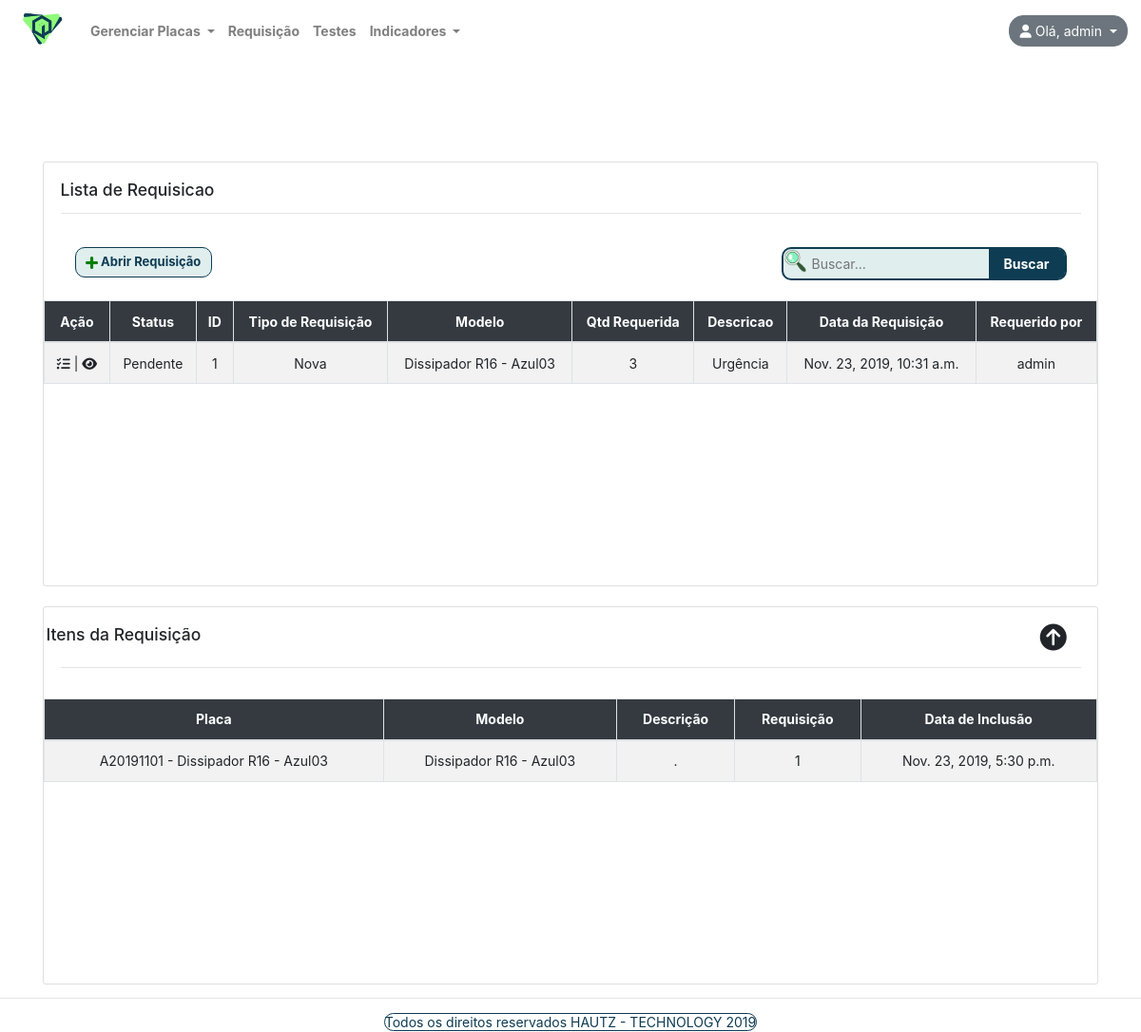
/requisicao/lista-requisicao/detail/1 (signed in), run on the app's committed database.
### contas/models/usuario.py (models this page shows, shortened)
class Usuario(AbstractBaseUser):
    username = models.CharField(
        "Nome de Usuário",
        max_length=120,
        unique=True
    )
    data_expiracao = models.DateField(
        "Data Expiração",
        null=True
    )
    tipo = models.CharField(
        "Tipo de Usuário",
        max_length=1,
        choices = TIPOS
    )
    objects = UsuarioManager()
    USERNAME_FIELD =  'username'
    REQUIRED_FIELDS = []
    def __str__(self):
        return self.username
    class Meta:
        db_table = 'USUARIO'

### requisicao/models/requisicao.py (models this page shows, shortened)
class Cadastro_Requisicao(models.Model):
    TIPO_CHOICES = (
        ("Nova", "Nova"),
        ("Retorno", "Retorno")
    )
    STATUS_CHOICES = (
        ("Pendente", "Pendente"),
        ("Em Andamento", "Em Andamento"),
        ("Finalizado", "Finalizado")
    )
    Tipo_Req = models.CharField( #Tipo de Requisição
        'Tipo de requisicao',
        max_length=30,
        choices=TIPO_CHOICES
        )
    Modelo = models.ForeignKey( # Modelo
        'placas.modelo_placas',
        related_name='Modelo_placas_modelo',
        on_delete = models.PROTECT,
        limit_choices_to= {'Ativo': True} #Limita somente a modelos ativos
    )
    Qtd_requerida = models.IntegerField(
        'Qtd Requerida'
    )
    Qtd_atendida = models.IntegerField(
        'Qtd Atendida',
        default = int(),
        editable = False
    )
    Status = models.CharField(
        default="Pendente"
        'Status',
        max_length=20,
        choices=STATUS_CHOICES
    )
    Descricao = models.TextField(
        'Descrição da requisição'
    )
    Data_requisicao = models.DateTimeField(
        auto_now_add = True
    )
    Data_alteracao_requisicao = models.DateTimeField(
        auto_now = True
    )
    username = models.ForeignKey(
        'contas.usuario',
        related_name='contas_usuario_username_requisicao',
        on_delete=models.PROTECT,
        editable = False,
        default = ""
    )
    def __str__(self):
        return '{}'.format(self.id)
    class Meta:
        db_table = 'CADASTRO_REQUISICAO'

class Item_requisicao(models.Model):
    Numero_serie = models.OneToOneField(
        'placas.cadastro_placas',
        verbose_name = 'Número de Série',
        related_name='cadastro_placas_numero_serie',
        on_delete=models.PROTECT,
        null = False,
        blank = False
    )
    Descricao = models.CharField(
        'Descrição do item',
        max_length = 100,
        blank = True
    )
    Requisicao = models.ForeignKey(
        'requisicao.cadastro_requisicao',
        verbose_name = 'Requisição',
        related_name='cadastro_requisicao_id',
        on_delete = models.PROTECT
    )
    Etapa_teste = models.CharField(
        'Etapa do Teste',
        blank = True,
        null = True,
        max_length = 20,
        default='Pendente'
    )
    Status_teste = models.CharField(
        'Status do teste',
        blank = True,
        null = True,
        max_length = 20,
        default='Pendente'
    )
    Data_item = models.DateTimeField(
        auto_now_add = True
    )
    username = models.ForeignKey(
        'contas.usuario',
        related_name='contas_usuario_username_item',
        on_delete = models.PROTECT,
        editable = False,
        default = ""
    )
    class Meta:
        db_table = 'ITEM_REQUISICAO'

### placas/models/modelo_placas.py (models this page shows)
class Modelo_placas(models.Model):
    Modelo = models.CharField(
        'modelo',
        max_length=120
    )
    Descricao = models.CharField(
        'Descrição',
        max_length=200
    )
    Ativo = models.BooleanField(
        'Modelo Ativo',
        default=True
    )
    def __str__(self):
        return '{} - {}'.format(self.Modelo, self.Descricao)
    class Meta:
        db_table = 'MODELO_PLACAS'
        constraints = [
            models.UniqueConstraint(fields=['Modelo', 'Descricao'], name="Constraint_modelo")
        ]

### placas/models/cadastro_placas.py (models this page shows)
class Cadastro_placas(models.Model):
    Numero_serie = models.CharField(
        'Número de série',
        max_length=120,
        unique=True
    )
    Modelo = models.ForeignKey(
        'placas.modelo_placas',
        related_name='modelo_placas_modelo',
        on_delete = models.PROTECT,
        null = True,
        limit_choices_to= {'Ativo': True} #Limita somente a modelos ativos
    )
    Revisao_lm = models.IntegerField(
        'Revisao LM'
    )
    Lote_numero = models.ForeignKey(
            'placas.cadastro_lote',
            related_name='Lote_numero_lote',
            on_delete = models.PROTECT,
            null=True,
            limit_choices_to= {'Ativo': True} #Limita somente a modelos ativos
        )
    Observacao = models.TextField(
        'Observação',
        blank=True
    )
    Ativo = models.BooleanField(
        'Placa Ativa',
        default=True
    )
    def __str__(self):
        return '{} - {}'.format(self.Numero_serie, self.Modelo)
    class Meta:
        db_table = 'CADASTRO_PLACAS'
        constraints = [
            models.UniqueConstraint(fields=['Numero_serie'], name="Constraint_placas")
        ]

### requisicao/views.py (the view)
# urls.py: path('lista-requisicao/', views.lista_requisicao, name="lista-requisicao"),
@login_required(login_url='/entrar')
def lista_requisicao(request, id=None, id_req=None ):
    pesquisa = request.GET.get("pesquisa", None)
    if pesquisa:
        list_requisicao = Cadastro_Requisicao.objects.all()
        list_requisicao = list_requisicao.filter(
            Q(Tipo_Req__icontains=pesquisa) |
            Q(id__icontains=pesquisa) |
            Q(Modelo__icontains=pesquisa)
        )
    else:
        list_requisicao = Cadastro_Requisicao.objects.all()
        itens = Item_requisicao.objects.filter(Requisicao=id_req)
    context = {
        'list_requisicao': list_requisicao,
        'list_itens': itens
    }
    return render(request, "requisicao/lista-requisicao.html", context)

### indicadores/context_processors.py (called while the page is built)
def menu_indicadores(requets):
    return {
        "Menu_indicadores": Menu_indicadores.objects.all()
    }

### placas/context_processors.py (called while the page is built)
def menu_placas(requets):
    return {
        "Menu_placas": Menu_placas.objects.all()
    }

### testes/context_processors.py (called while the page is built)
def menu_testes(requets):
    return {
        "lista_testes": Menu_testes.objects.all()
    }

### requisicao/templates/requisicao/lista-requisicao.html (shortened to what this page needs)
{% extends "base.html" %}
{% load static %}
{% load crispy_forms_tags %}
{% block conteudo %}
<div class="container">
  <div class="row">
    <div class="col-lg-12 col-md-12 col-sm-12 col-xs-12">
      <div class="card">
        <div class="card-body">
          <h5 class="card-title">Lista de Requisicao</h5>
          <hr /></br>
          <div class="container">
            <a href="{% url 'requisicao:cadastrar-requisicao' %}" class="btn btn-success mb-2 btn-personal">
              <img src="{% static 'placas/images/acrescer-png.png' %}" width=13> Abrir Requisição
            </a>
            <form class="form-inline float-lg-right">
              <div class="divBusca ">
                <img class="divBuscaimg " src="{% static 'images/lupa2.png' %}" alt="Buscar" width="25" />
                <input type="text" class="txtBusca embed-responsive" name="pesquisa" id="txtBusca"
                  placeholder="Buscar..." />
                <button type="submit" id="btnBusca" class="btnBusca embed-responsive">Buscar</button>
              </div>
            </form>
          </div>
        </div>
        {% if list_requisicao|length > 0  %}
        <div style="overflow: auto; height: 300px">
          <table class="table table-striped table-bordered table-hover" role="grid"
            aria-describedby="dynamic-table_info">
            <thead class="bg-dark text-white">
              <tr class="text-center">
                <th>Ação</th>
                <th>Status</th>
                <th>ID</th>
                <th>Tipo de Requisição</th>
                <th>Modelo</th>
                <th>Qtd Requerida</th>
                <th>Descricao</th>
                <th>Data da Requisição</th>
                <th>Requerido por</th>
              </tr>
            </thead>
            <tbody>
              {% for requisicao in list_requisicao %}
              <tr class="text-center">
                <td>
                  <a href="{% url 'requisicao:cadastrar-item-requisicao' requisicao.id %}" class="fas fa-tasks"></a> |
                  <a href="{% url 'requisicao:lista-requisicao-detail' requisicao.id %}#2" class="fas fa-eye"></a>
                </td>
                <td>{{ requisicao.Status }}</td>
                <td>{{ requisicao.id }}</td>
                <td>{{ requisicao.Tipo_Req }} </td>
                <td>{{ requisicao.Modelo }} </td>
                <td>{{ requisicao.Qtd_requerida }}</td>
                <td>{{ requisicao.Descricao }}</td>
                <td>{{ requisicao.Data_requisicao }}</td>
                <td>{{ requisicao.username }}</td>
              </tr>
              {% endfor %}
            </tbody>
          </table>
        </div>
        {% else %}
        <div class="text-center mt-5 mb-5 jumbotron">
          <h5>Nenhuma <code>requisicao</code> realizada ainda </br>ou a pesquisa não retornou resultado.</h5>
        </div>
        <hr />
        {% endif %}
      </div>
    </div>
  </div>
</div>
</div>
{% if list_itens|length > 0 %}
<div class="container">
  <div class="row">
    <div class="col-lg-12 col-md-12 col-sm-12 col-xs-12">
      <div class="card">
        <div class="card-body">
          <div class="row">
            <h5 class="card-title">Itens da Requisição</h5>
           <span style="fontsize: 2px; margin-left: 80%"><a href="{% url 'requisicao:lista-requisicao'  %}" class="fas fa-arrow-circle-up fa-2x"></a></span>
          </div>
        <hr/>
        </div>
        <div style="overflow: auto; height: 300px" id="2">
          <table class="table table-striped table-bordered table-hover" role="grid"
            aria-describedby="dynamic-table_info">
            <thead class="bg-dark text-white">
              <tr class="text-center">
                <th>Placa</th>
                <th>Modelo</th>
                <th>Descrição</th>
                <th>Requisição</th>
                <th>Data de Inclusão</th>
              </tr>
            </thead>
            <tbody>
              {% for item in list_itens %}
              <tr class="text-center">
                <td>{{ item.Numero_serie }}</td>
                <td> {{ item.Numero_serie.Modelo }} </td>
                <td>{{ item.Descricao }}</td>
                <td>{{ item.Requisicao }}</td>
                <td>{{ item.Data_item }}</td>
              </tr>
              {% endfor %}
            </tbody>
          </table>
        </div>
      </div>
    </div>
  </div>
</div>
{% endif %}
{% endblock conteudo %}

### core/templates/base.html (shortened to what this page needs)
{% load static %}
<!DOCTYPE html>
<html lang="pt-br">
<head>
    <link rel="stylesheet" href="https://stackpath.bootstrapcdn.com/bootstrap/4.3.1/css/bootstrap.min.css"
>
    <link rel="stylesheet"href="//maxcdn.bootstrapcdn.com/font-awesome/4.3.0/css/font-awesome.min.css">
    <link rel="stylesheet" type="text/css" href="{% static 'css/personal.css' %}" />
</head>
<header>
    <body class="css-body">
        <nav class="navbar navbar-expand-sm navbar-light font-weight-bold bg-transparent">
            <a class="navbar-brand" href="{% url 'core:home' %}">
                <img src="{% static 'logo_genesisq.png' %}" width="60" />
            </a>
            {% if user.is_authenticated %}
            <div class="collapse navbar-collapse" id="navbarSupportedContent">
                <ul class="navbar-nav mr-auto">
                    <li class="nav-item dropdown ">
                        <a class="nav-link dropdown-toggle" href="#" id="navbarDropdown" role="button"
                            data-toggle="dropdown" aria-haspopup="true" aria-expanded="false">
                            Gerenciar Placas
                        </a>
                    </li>
                    <li class="nav-item">
                        <a class="nav-link" href="{% url 'requisicao:requisicao' %}">Requisição</a>
                    </li>
                    <li class="nav-item">
                        <a class="nav-link" href="{% url 'testes:lista-itens-teste' %}">Testes</a>
                    </li>
                    <li class="nav-item dropdown">
                        <a class="nav-link dropdown-toggle" href="#" id="navbarDropdown" role="button"
                            data-toggle="dropdown" aria-haspopup="true" aria-expanded="false">
                            Indicadores
                        </a>
                    </li>
                </ul>
                <div class="dropdown">
                    <button class="btn btn-secondary dropdown-toggle" type="button" id="dropdownMenuButton"
                        data-toggle="dropdown" aria-haspopup="true" aria-expanded="false" style="border-radius: 15px;">
                        <i class="fas fa-user " alt="foto do usuário"></i>
                        Olá, {{ user }}
                        </a></button>
                </div>
                {% else %}
                <a class="navbar-brand" href="{% url 'core:home' %}">GenesisQ</a>
                <ul class="navbar-nav ml-auto">
                    <a role="button" href="{% url 'core:entrar' %}" class="btn btn btn-success">Entrar</a>
                </ul>
                {% endif %}
        </nav>
</header>
<main>
    <div class="container-fluid">
        <div class="row">
            {% block conteudo %}
            {% endblock conteudo %}
        </div>
</main>
</body>
<footer class="text-center">
    <hr />
    <a class="bg-text-blue"> Todos os direitos reservados HAUTZ - TECHNOLOGY 2019 </a>
</footer>
</html>

### core/static/css/personal.css (style rules this page uses)
a { color: inherit; }
footer { color: rgb(14, 60, 83); }
.bg-text-blue { background: white; border-radius: 10px; border: solid 1px rgb(14, 60, 83);v }
.btn-personal { text-align: center; float: left; position: relative; border-radius: 10px; border-color: rgb(14, 60, 83); color: rgb(14, 60, 83); background-color: #E0EEEE; font-weight: bold; justify-content: center; align-items: center; font-size: 13px }
body { background-size: cover; background-repeat: no-repeat; background-position: top; position: relative; background-attachment: fixed; overflow: auto; }
html { font-size: 14px; }
.divBusca { background-color: #E0EEEE; border: solid 2px rgb(14, 60, 83); border-radius: 10px; width: 300px; height: 35px; }
.txtBusca { float: left; background-color: transparent; padding-left: 5px; font-size: 14px; border: none; height: 32px; width: 191px; }
.btnBusca { border: none; float: left; height: 31px; border-radius: 0 7px 7px 0; width: 80px; font-weight: bold; background: rgb(14, 60, 83); color: white; }
.divBuscaimg { float: left; }

### data on the page
Usuario: username "admin"
Cadastro_Requisicao: Status "Pendente", id "1", Tipo_Req "Nova", Modelo "Dissipador R16 - Azul03", Qtd_requerida "3", Descricao "Urgência", Data_requisicao "Nov. 23, 2019, 10:31 a.m.", username "admin"
Item_requisicao: Numero_serie "A20191101 - Dissipador R16 - Azul03", Numero_serie.Modelo "Dissipador R16 - Azul03", Descricao ".", Requisicao "1", Data_item "Nov. 23, 2019, 5:30 p.m."
